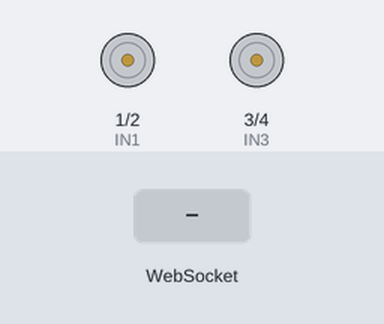
Simulated run of this sketch. Board: ESP32-C3. On the bench: motor-driver pin pairs drawn as motors (green arrow = first pin HIGH = forward, orange = second pin HIGH = backward, longer = more drive). The test bench sets the inputs (shaded band). WiFi joins after 1.5 s; servers stay silent unless stated; what the sketch prints to the serial monitor is not drawn.

Above: at 2.8 s.
2.9 s: WebSocket text "F" received
At 3.1 s:
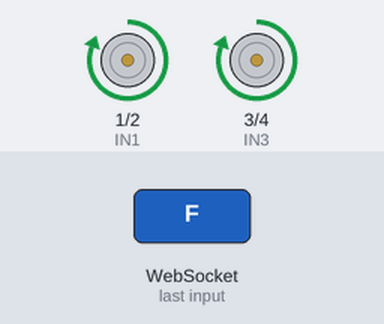
4.8 s: WebSocket text "B" received
At 5.0 s:
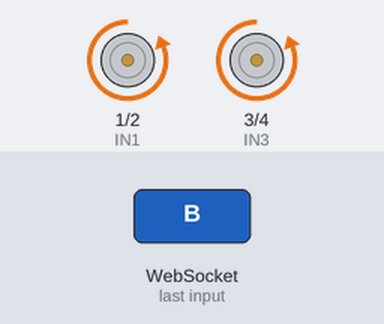
6.7 s: WebSocket text "L" received
At 6.9 s:
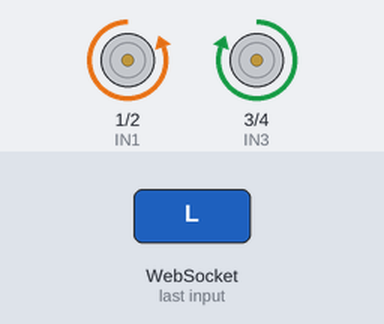
8.6 s: WebSocket text "R" received
At 8.8 s:
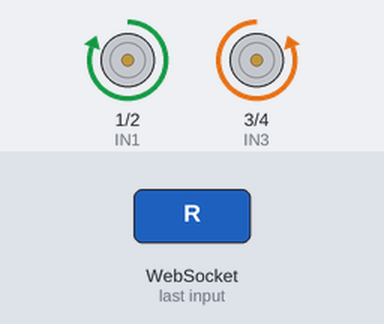
Timing chart, 0 to 11.5 s (numbered marks = the images above; inputs shaded):
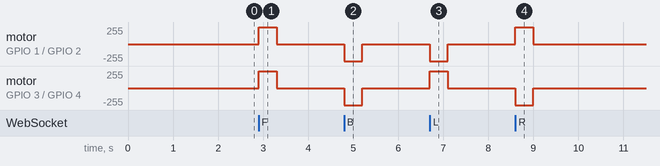

The sketch:

esp32C3_Code.ino
```cpp
#include <WiFi.h>
#include <ESPmDNS.h>
#include <WebServer.h>
#include <WebSocketsServer.h>

#define IN1 1
#define IN2 2
#define IN3 3
#define IN4 4


const char* ssid     = "manish";
const char* password = "12345678";


const char* CAM_STREAM_URL = "http://10.234.120.149/stream";

WebServer server(80);
WebSocketsServer webSocket(81);

unsigned long lastCmdTime = 0;
const unsigned long CMD_TIMEOUT = 400;
bool moving = false;

String PAGE; //

const char PAGE_TEMPLATE[] PROGMEM = R"rawliteral(
<!DOCTYPE html><html><head>
<meta name="viewport" content="width=device-width,initial-scale=1">
<title>ESP32 Robot</title>
<style>
  * { box-sizing:border-box; -webkit-tap-highlight-color:transparent; user-select:none; }
  body{
    margin:0; min-height:100vh; display:flex; flex-direction:column; align-items:center;
    justify-content:center; font-family:'Segoe UI',Arial,sans-serif; color:#fff;
    background:radial-gradient(circle at 50% 0%, #1e2a4a 0%, #0a0e1a 60%, #000 100%);
    padding:20px;
  }
  .card{
    background:rgba(255,255,255,0.06);
    backdrop-filter:blur(14px);
    -webkit-backdrop-filter:blur(14px);
    border:1px solid rgba(255,255,255,0.12);
    border-radius:22px;
    padding:26px 28px 32px;
    box-shadow:0 8px 32px rgba(0,0,0,0.45), inset 0 1px 0 rgba(255,255,255,0.08);
    max-width:340px; width:100%; text-align:center;
  }
  h2{
    margin:0 0 4px; font-size:22px; letter-spacing:0.5px;
    background:linear-gradient(90deg,#4fd1ff,#7c8bff);
    -webkit-background-clip:text; background-clip:text; color:transparent;
  }
  .ip{ font-size:12px; color:#8b96b8; margin-bottom:18px; letter-spacing:0.5px; }
  .status{
    display:inline-block; margin-bottom:20px; font-size:13px; color:#7fffb0;
    padding:4px 12px; border-radius:20px; background:rgba(127,255,176,0.1);
    border:1px solid rgba(127,255,176,0.25);
  }
  .status.disc{ color:#ff8a8a; background:rgba(255,138,138,0.1); border-color:rgba(255,138,138,0.25); }
  .dpad{
    display:grid;
    grid-template-columns:70px 70px 70px;
    grid-template-rows:70px 70px 70px;
    gap:10px;
    justify-content:center;
    margin:0 auto;
  }
  .btn{
    display:flex; align-items:center; justify-content:center;
    font-size:26px; border-radius:16px; border:1px solid rgba(255,255,255,0.15);
    background:linear-gradient(145deg,#232c46,#161c30);
    color:#dfe6ff; cursor:pointer;
    box-shadow:0 4px 10px rgba(0,0,0,0.35), inset 0 1px 0 rgba(255,255,255,0.06);
    transition:transform .08s ease, background .15s ease, box-shadow .15s ease;
  }
  .btn:active, .btn.active{
    transform:scale(0.92);
    background:linear-gradient(145deg,#3a5bff,#2b3fd6);
    box-shadow:0 0 18px rgba(79,140,255,0.6), inset 0 1px 0 rgba(255,255,255,0.15);
  }
  .up{grid-column:2; grid-row:1;}
  .left{grid-column:1; grid-row:2;}
  .stop{grid-column:2; grid-row:2; font-size:14px; font-weight:bold; color:#ff8a8a; letter-spacing:1px;}
  .right{grid-column:3; grid-row:2;}
  .down{grid-column:2; grid-row:3;}
  .stop:active, .stop.active{
    background:linear-gradient(145deg,#ff5b5b,#c0392b);
    box-shadow:0 0 18px rgba(255,91,91,0.6);
    color:#fff;
  }
  .hint{margin-top:18px; font-size:11px; color:#5c6788;}
  .cam-wrap{
    position:relative; width:100%; aspect-ratio:4/3; border-radius:16px; overflow:hidden;
    background:#000; border:1px solid rgba(255,255,255,0.12); margin-bottom:16px;
    box-shadow:0 4px 14px rgba(0,0,0,0.4), inset 0 0 0 1px rgba(255,255,255,0.03);
  }
  .cam-wrap img{ width:100%; height:100%; object-fit:cover; display:block; }
  .cam-badge{
    position:absolute; top:8px; left:8px; font-size:11px; font-weight:bold; letter-spacing:0.5px;
    background:rgba(0,0,0,0.55); color:#ff6b6b; padding:3px 9px; border-radius:12px;
    display:flex; align-items:center; gap:5px;
  }
  .cam-dot{width:7px; height:7px; border-radius:50%; background:#ff6b6b; animation:pulse 1.2s infinite;}
  @keyframes pulse{0%{opacity:1}50%{opacity:0.3}100%{opacity:1}}
  .cam-note{font-size:10px; color:#5c6788; margin:-10px 0 16px;}
</style></head><body>
<div class="card">
  <h2>ESP32 Robot Control</h2>
  <div class="ip">IP: %ROBOT_IP%</div>
  <div class="cam-wrap">
    <span class="cam-badge"><span class="cam-dot"></span>LIVE</span>
    <img src="%CAM_URL%" id="camStream" onerror="this.style.opacity=0.25;">
  </div>
  <div class="cam-note">Dono robot aur camera ab isi mobile hotspot par hain</div>
  <div class="status" id="status">CONNECTING...</div>
  <div class="dpad">
    <button class="btn up" id="btnF">&#9650;</button>
    <button class="btn left" id="btnL">&#9664;</button>
    <button class="btn stop" id="btnS">STOP</button>
    <button class="btn right" id="btnR">&#9654;</button>
    <button class="btn down" id="btnB">&#9660;</button>
  </div>
  <div class="hint">Press &amp; hold to move &bull; release to stop</div>
</div>
<script>
let ws;
let wsReady = false;
let keepAliveTimer = null;

function setStatus(t, disc){
  const el = document.getElementById('status');
  el.innerText = t;
  el.classList.toggle('disc', !!disc);
}

function connectWS(){
  // WebSocketsServer port 81 par chal raha hai, isliye yaha :81 zaroori hai
  ws = new WebSocket("ws://" + location.hostname + ":81/");
  ws.onopen = () => { wsReady = true; setStatus("READY"); };
  ws.onclose = () => { wsReady = false; setStatus("DISCONNECTED - retrying...", true); setTimeout(connectWS, 1000); };
  ws.onerror = () => { ws.close(); };
}
connectWS();

function sendCmd(c){
  if(wsReady){
    ws.send(c);
    const map={F:"FORWARD",B:"BACKWARD",L:"LEFT",R:"RIGHT",S:"STOPPED"};
    setStatus(map[c]||"STOPPED");
  }
}

function startRepeat(c){
  sendCmd(c);
  if(keepAliveTimer) clearInterval(keepAliveTimer);
  keepAliveTimer = setInterval(()=> sendCmd(c), 150);
}
function stopRepeat(){
  if(keepAliveTimer){ clearInterval(keepAliveTimer); keepAliveTimer = null; }
  sendCmd('S');
}

function bindHold(id,code){
  const el=document.getElementById(id);
  const start=(e)=>{e.preventDefault(); el.classList.add('active'); startRepeat(code);};
  const end=(e)=>{e.preventDefault(); el.classList.remove('active'); stopRepeat();};
  el.addEventListener('mousedown',start);
  el.addEventListener('touchstart',start,{passive:false});
  el.addEventListener('mouseup',end);
  el.addEventListener('mouseleave',end);
  el.addEventListener('touchend',end,{passive:false});
  el.addEventListener('touchcancel',end,{passive:false});
}
bindHold('btnF','F');
bindHold('btnB','B');
bindHold('btnL','L');
bindHold('btnR','R');
document.getElementById('btnS').addEventListener('click', stopRepeat);
</script>
</body></html>
)rawliteral";

void stopM(){
  digitalWrite(IN1,0); digitalWrite(IN2,0);
  digitalWrite(IN3,0); digitalWrite(IN4,0);
  moving = false;
}
void forward(){
  digitalWrite(IN1,1); digitalWrite(IN2,0);
  digitalWrite(IN3,1); digitalWrite(IN4,0);
  moving = true;
}
void backward(){
  digitalWrite(IN1,0); digitalWrite(IN2,1);
  digitalWrite(IN3,0); digitalWrite(IN4,1);
  moving = true;
}
void left(){
  digitalWrite(IN1,0); digitalWrite(IN2,1);
  digitalWrite(IN3,1); digitalWrite(IN4,0);
  moving = true;
}
void right(){
  digitalWrite(IN1,1); digitalWrite(IN2,0);
  digitalWrite(IN3,0); digitalWrite(IN4,1);
  moving = true;
}

void applyCmd(char d){
  lastCmdTime = millis();
  switch(d){
    case 'F': forward(); break;
    case 'B': backward(); break;
    case 'L': left(); break;
    case 'R': right(); break;
    default:  stopM(); break;
  }
}

void webSocketEvent(uint8_t num, WStype_t type, uint8_t *payload, size_t length){
  switch(type){
    case WStype_CONNECTED:
      Serial.printf("WS client #%u connected\n", num);
      stopM();
      break;
    case WStype_DISCONNECTED:
      Serial.printf("WS client #%u disconnected\n", num);
      stopM();
      break;
    case WStype_TEXT:
      if(length >= 1){
        applyCmd((char)payload[0]);
      }
      break;
    default:
      break;
  }
}

void setup(){
  Serial.begin(115200);
  pinMode(IN1,OUTPUT); pinMode(IN2,OUTPUT);
  pinMode(IN3,OUTPUT); pinMode(IN4,OUTPUT);
  stopM();


  WiFi.mode(WIFI_STA);
  WiFi.begin(ssid, password);
  Serial.print("Connecting to hotspot: ");
  Serial.println(ssid);
  while (WiFi.status() != WL_CONNECTED) {
    delay(400);
    Serial.print(".");
  }
  Serial.println();
  Serial.print("Connected! Robot IP: ");
  Serial.println(WiFi.localIP());


  if (MDNS.begin("esp32robot")) {
    Serial.println("mDNS ready: http://esp32robot.local");
  }


  PAGE = String(PAGE_TEMPLATE);
  PAGE.replace("%ROBOT_IP%", WiFi.localIP().toString());
  PAGE.replace("%CAM_URL%", CAM_STREAM_URL);

  server.on("/", [](){ server.send(200, "text/html", PAGE); });
  server.begin();

  webSocket.begin();
  webSocket.onEvent(webSocketEvent);
}

void loop(){
  server.handleClient();
  webSocket.loop();


  if(moving && (millis() - lastCmdTime > CMD_TIMEOUT)){
    stopM();
  }

  if(WiFi.status() != WL_CONNECTED){
    stopM();
    WiFi.reconnect();
  }
}
```

Measured:
- after the input at 2.9 s, motor on GPIO 1 (IN1) / GPIO 2 (IN2), motor on GPIO 3 (IN3) / GPIO 4 (IN4): stopped → forward 255/255 at once, → stopped 0.40 s later
- after the input at 4.8 s, motor on GPIO 1 (IN1) / GPIO 2 (IN2), motor on GPIO 3 (IN3) / GPIO 4 (IN4): stopped → backward 255/255 at once, → stopped 0.40 s later
- after the input at 6.7 s, motor on GPIO 1 (IN1) / GPIO 2 (IN2): stopped → backward 255/255 at once, → stopped 0.40 s later; motor on GPIO 3 (IN3) / GPIO 4 (IN4): stopped → forward 255/255 at once, → stopped 0.40 s later
- after the input at 8.6 s, motor on GPIO 1 (IN1) / GPIO 2 (IN2): stopped → forward 255/255 at once, → stopped 0.40 s later; motor on GPIO 3 (IN3) / GPIO 4 (IN4): stopped → backward 255/255 at once, → stopped 0.40 s later
